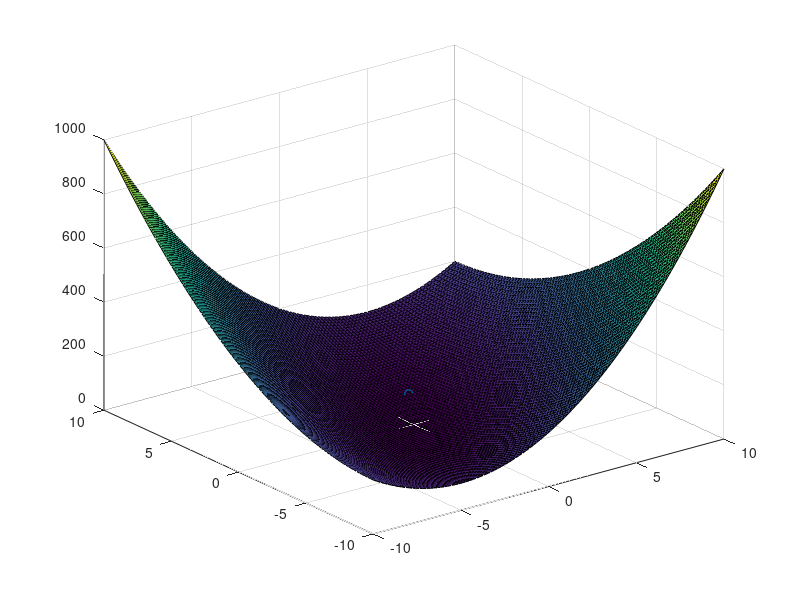

This figure's MATLAB source: (Note: this script raises an error after producing the figure.)
%%
% Plot 3D Gradient Descent example
%%

clear all;
close all;

addpath('../optimizer');

f = @(x, y) 4*x.^2 - 4*x.*y + 2*y.^2;
t = linspace(-10, 10, 100)
[X, Y] = meshgrid(t, t);
Z = f(X, Y);
surf(X, Y, Z);
hold on;

lambda = 0.3;
eps = 0.01;
a = 0.1;
x = 2;
y = 3;
k = 0;

for k_ = 1:100
    fprintf("%d: x=%f, y=%f, z=%f\n", k, x, y, f(x, y));
    scatter3(x, y, f(x, y), 'ro');
    
    [fin, k, xn, yn] = GD3(f, x, y, a, k, eps);
    if fin
        break
    end
    
    scatter3(xn, yn, f(xn, yn), 'ro');
    plot3([x, xn], [y, yn], [f(x, y), f(xn, yn)], 'r-');
    drawnow;
    x = xn;
    y = yn;
end
